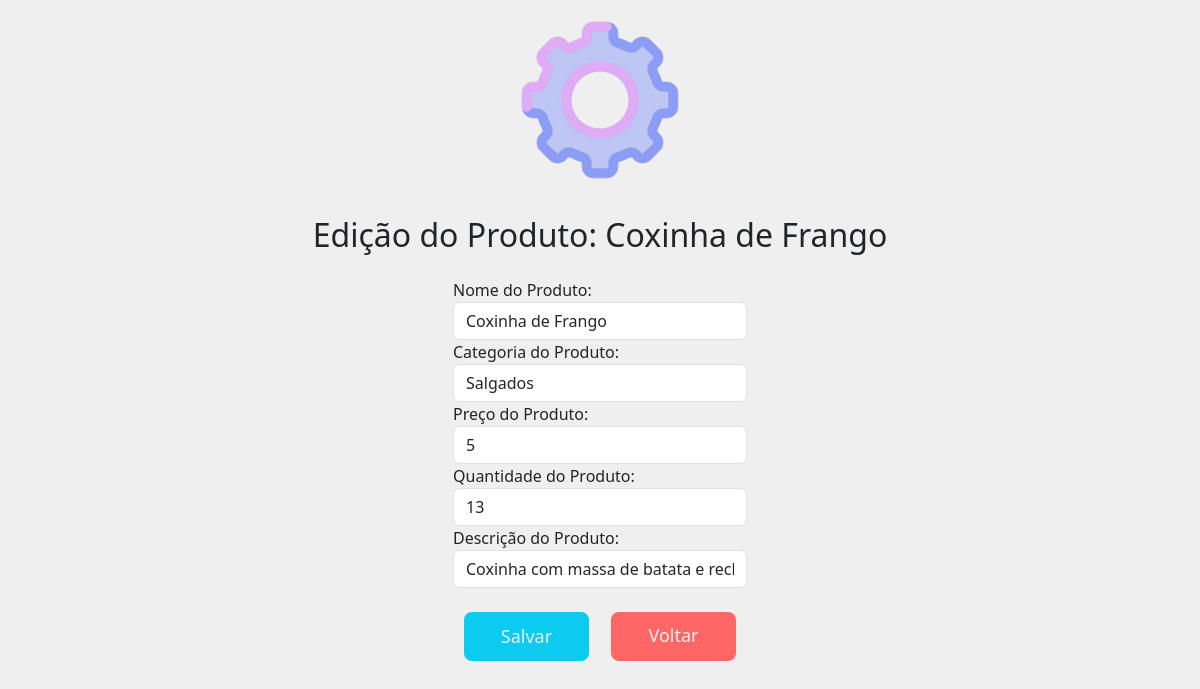
The page /editar_produto/2 (signed in) on the database as committed earlier.
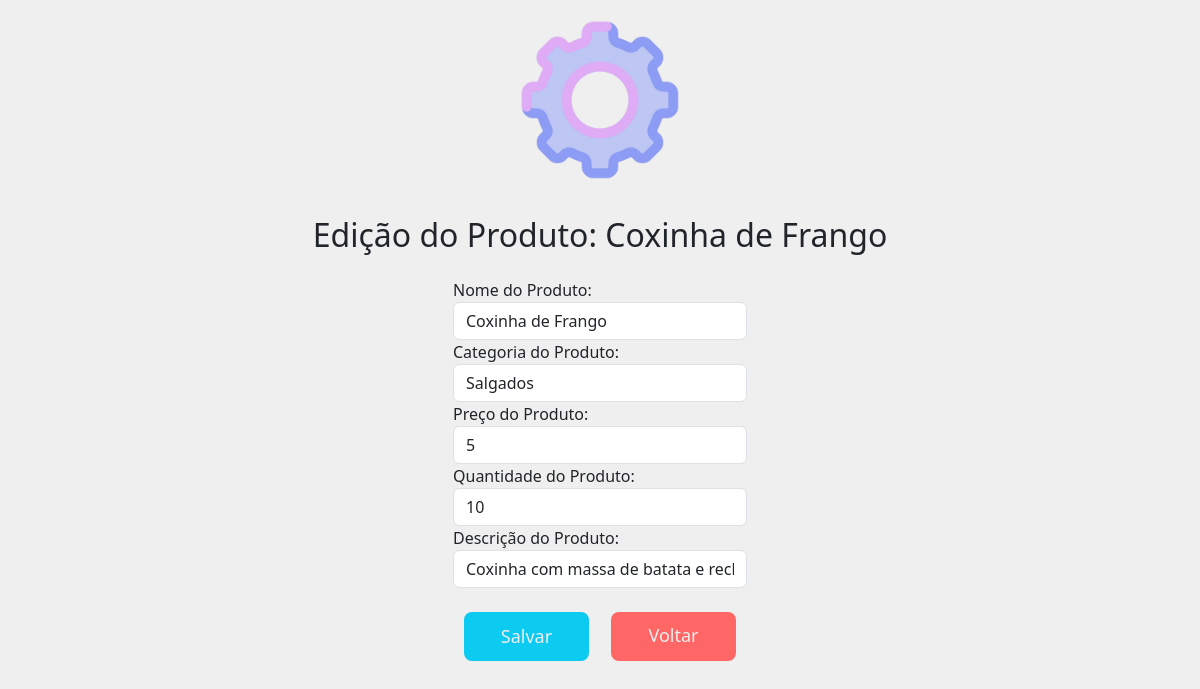
The same page on the database as committed later.
### models/modelos.py (models this page shows, shortened)
class Produtos(db.Model):
    id = db.Column(db.Integer, primary_key=True)
    nome = db.Column(db.String(60), nullable=False)
    categoria = db.Column(db.String(50), nullable=False)
    preco = db.Column(db.Integer, nullable=False)
    quantidade = db.Column(db.Integer, nullable=False)
    descricao = db.Column(db.String(200), nullable=False)

### views.py (the view)
@app.route('/editar_produto/<int:id>')
@login_required
def editar_produtos(id):
    produto = Produtos.query.filter_by(id=id).first()
    return render_template('editar_produto.html',produto= produto)

### models/modelos.py (called while the page is built)
@login_manager.user_loader
def get_user(user_id):
    return Usuarios.query.filter_by(id=user_id).first()

### templates/editar_produto.html (shortened to what this page needs)
{% extends 'bases/base.html' %}
{% block customCSS %}
<link rel="stylesheet" href="{{ url_for('static', filename='css/style_novo_usuario_e_produto.css')}}">
{% endblock %}
{% block content %}
<div class="row">
    <div class="col-6 mx-auto">
        <div class="container__pai__logo">
            <img class="logo" src="{{ url_for('static', filename='img/editar.png')}}" id="logo" alt="">
        </div>
        <div class="container__pai__titulo">
            <h3 class="titulo__pag">Edição do Produto: {{ produto.nome }}</h3>
        </div>
            <form class="flex-lg-row mx-auto col-6" method="post" action="{{url_for('atualizar_produto', id=produto.id)}}">
                <div class="form-group">
                    <label for="">Nome do Produto:</label>
                    <input type="text" name="nome" id="nome" required class="form-control" value="{{produto.nome}}">
                </div>
                <div class="form-group">
                    <label for="">Categoria do Produto:</label>
                    <input type="text" name="categoria" id="categoria" required class="form-control" value="{{produto.categoria}}">
                </div>
                <div class="form-group">
                    <label for="">Preço do Produto:</label>
                    <input type="number" name="preco" id="preco" required class="form-control" value="{{produto.preco}}">
                </div>
                <div class="form-group">
                    <label for="">Quantidade do Produto:</label>
                    <input type="number" name="quantidade" id="quantidade" required class="form-control" value="{{produto.quantidade}}">
                </div>
                <div class="form-group">
                    <label for="">Descrição do Produto:</label>
                    <input type="text" name="descricao" id="descricao" required class="form-control" value="{{produto.descricao}}">
                </div>
                <br>
                <div class="pai__botoes d-flex justify-content-around">
                    <button type="submit" class="btn bg-info btns my-2 my-sm-0">Salvar</button>
                    <a class="btns my-2 my-sm-0" href="{{url_for('produtos', id=produto.id)}}">Voltar</a>
                </div>
            </form>
    </div>
</div>
{% endblock %}

Rows that differ between the two databases and show on the page:
changed Produtos "Coxinha de Frango": quantidade "13" → "10"
